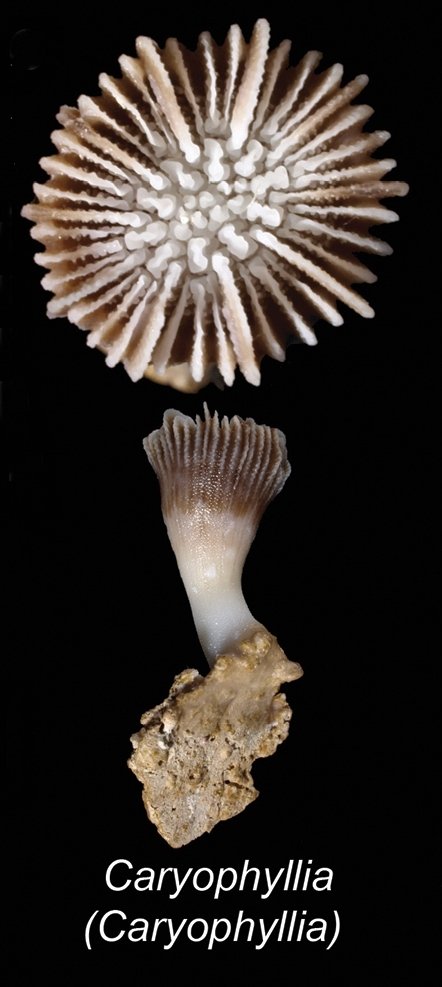
#> input picture datasets/coral_calice_septa_insertion/scleractinian_coral_septa_specimen.jpg, 442 x 987 px
$ python -i build_fleet_dashboard.py   (imports and definitions only)
#> lines starting #> are read from the running program, lines starting #| are printed output that depends on the picture
#!/usr/bin/env python3
"""Build Aristotle's Lagoon — the agent-fleet dashboard as a natural-history catalogue.

Every agent type we have used, and how often, exhibited after the 1913 Thompson
museum edition in this repo: the 1848/1860 Admiralty chart of the Lagoon of
Pyrrha is the chart of the collection, each agent type is represented by a
species already held in the library (real specimen photographs from
datasets/species_gallery/, not plots and not cartoons), and the fleet's
numbers are the accession ledger. Pinned, not swimming.

Sources (repo-recorded usage only — chat-session subagents leave no record here):
  - morphoeval/cloud/dispatches/*.json   cloud dispatch records
      kind=problem_scout (100), kind=problem_fixer (12), slot-* loop builders (2,201)
  - morphoeval/problem_scouts/scout-*.json  returned scout reports (ground x lens)
  - morphoeval/problem_fixers/           fixer queue + result files landed on main
  - morphoeval/runs/telemetry.sqlite     track_loop telemetry for the 12 canonical
      loop roles (steps/actor/model counts over tracked runs)

Output: docs/fleet-dashboard.html. Linked assets: the canonical pipeline plate
(docs/media/morphoeval_pipeline.png), the Thompson 1913 museum plates already in
docs/media/, and the species portraits this script stages into
docs/media/specimens/lagoon_*.jpg (downscaled copies of tracked library photos,
so GitHub Pages — which serves docs/ only — can show them).

Usage: python3 docs/build_fleet_dashboard.py            # HTML
       python3 docs/build_fleet_dashboard.py --pdf      # HTML + docs/fleet-dashboard.pdf
                                                         # (headless Chrome; CHROME_BIN to override)
"""
from __future__ import annotations

import argparse
import collections
import glob
import html
import json
import os
import shutil
import sqlite3
import subprocess
import sys
from pathlib import Path

ROOT = Path(__file__).resolve().parent.parent
DISPATCH_DIR = ROOT / "morphoeval" / "cloud" / "dispatches"
SCOUT_DIR = ROOT / "morphoeval" / "problem_scouts"
FIXER_DIR = ROOT / "morphoeval" / "problem_fixers"
TELEMETRY = ROOT / "morphoeval" / "runs" / "telemetry.sqlite"
OUT = ROOT / "docs" / "fleet-dashboard.html"
OUT_PDF = ROOT / "docs" / "fleet-dashboard.pdf"
SPECIMEN_DIR = ROOT / "docs" / "media" / "specimens"
GALLERY = "datasets/species_gallery"
GH = "https://github.com/fractastical/morpholib/blob/main"
ROMAN = ["I", "II", "III", "IV", "V", "VI", "VII", "VIII", "IX", "X", "XI", "XII",
         "XIII", "XIV", "XV", "XVI", "XVII", "XVIII", "XIX", "XX"]

# --- The lagoon: one library species per agent type -------------------------
# Every image is a tracked specimen photograph from the library (never a plot,
# never a drawing of a swimmer). The curator's note says why the species holds
# that office; most tie back to Aristotle's own notes on the Lagoon of Pyrrha
# (Thompson 1913, pp. 12-14).

# slug -> (latin, common name, source image, curator's note)
ROLE_SPECIES = {
    "scout": ("Hydra vulgaris", "the Hydra", f"{GALLERY}/II_Anaima_Invertebrata/Hydra_vulgaris.jpg",
              "Feels the water with a ring of tentacles before it commits. Tastes OpenAlex, Crossref "
              "and Commons for a paper worth the work. The founding specimen of the collection "
              "(Gierer & Meinhardt 1972, Slot 001)."),
    "paper": ("Pomacanthus imperator", "the Emperor Angelfish", f"{GALLERY}/I_Enaima_Vertebrata/Pomacanthus_imperator.jpg",
              "Reads its own stripes line by line as it grows. Extracts equations, state variables "
              "and parameter regimes from the paper, stripe by stripe (Kondo & Asai 1995)."),
    "source": ("Euplectella aspergillum", "the Glass Sponge", f"{GALLERY}/II_Anaima_Invertebrata/Euplectella_aspergillum.jpg",
               "Aristotle compared the sponges of the landward and seaward faces of Cape Malia. "
               "Filters the sea for real CC-licensed specimens and pins them by SHA-256."),
    "rules": ("Strongylocentrotus purpuratus", "the Purple Sea Urchin", f"{GALLERY}/II_Anaima_Invertebrata/Strongylocentrotus_purpuratus.jpg",
              "Five-part jaw — Aristotle's lantern — one exact structure; at Pyrrha the urchins 'come into "
              "season in the winter time', which he noted as unusual. Pins published equations into "
              "Lean-checked invariants."),
    "script": ("Physarum polycephalum", "the Slime Mould", f"{GALLERY}/IV_Protista_Monera_Mycota/Physarum_polycephalum.jpg",
               "Writes itself as a living network, thickening the tubes that work. Grows the "
               "standalone model script with --self-test (Tero et al. 2010)."),
    "output": ("Danio rerio", "the Zebrafish", f"{GALLERY}/I_Enaima_Vertebrata/Danio_rerio.jpg",
               "Three pigment cell types negotiate every stripe in public. Renders the comparison "
               "figure, animation and metrics where anyone may check them (Nakamasu et al. 2009)."),
    "audit": ("Panthera pardus", "the Leopard", f"{GALLERY}/I_Enaima_Vertebrata/Panthera_pardus.jpg",
              "Examined spot by spot — Murray showed spots become rings exactly where geometry "
              "requires. Dual-assessor scoring of all 7 rubric dimensions; never the builder."),
    "measure": ("Acanthostega gunnari", "the Eight-Fingered Fossil", f"{GALLERY}/I_Enaima_Vertebrata/Acanthostega_gunnari.jpg",
                "Eight digits, counted one by one against the rock. Independently re-hashes and "
                "measures every rendered output against specimen and literature."),
    "build": ("Scleractinia", "the Reef Coral", "datasets/coral_calice_septa_insertion/scleractinian_coral_septa_specimen.jpg",
              "Accretes a skeleton septum by septum until the colony is architecture. Compiles audit "
              "and measurements into TriG nanopublications — claims with a skeleton."),
    "publish": ("Conus textile", "the Textile Cone", "datasets/conus/conus_textile_shell.jpg",
                "Prints its own signed pattern onto its shell, one row at a time. RSA-signs each "
                "nanopublication and verifies it — the shell is the signature."),
    "graph": ("Hydractinia symbiolongicarpus", "the Colonial Hydroid", f"{GALLERY}/II_Anaima_Invertebrata/Hydractinia_symbiolongicarpus.jpg",
              "One animal, many mouths, joined by a stolon network. Records the signed trusty URIs "
              "and ranks the whole colony by SPARQL."),
    "remed": ("Schmidtea mediterranea", "the Planarian", f"{GALLERY}/II_Anaima_Invertebrata/Schmidtea_mediterranea.jpg",
              "Re-grows the missing head, polarity and all. Closes every defect the audit flagged, "
              "re-renders, re-measures, supersedes its own nanopubs. Pass 2 is regeneration, with paperwork."),
}

# Fleet-level agent types (the roster in Section I) get a species too.
FLEET_SPECIES = {
    "Loop builder (slot agent)": ("Nautilus pompilius", "the Chambered Nautilus",
        f"{GALLERY}/II_Anaima_Invertebrata/Nautilus_pompilius.jpg",
        "Builds its shell one sealed chamber at a time, each complete before the next is begun. "
        "One slot agent builds one complete loop."),
    "Problem scout": ("Murex pecten", "the Venus Comb Murex",
        f"{GALLERY}/II_Anaima_Invertebrata/Murex_pecten.jpg",
        "Aristotle recorded 'the big purple Murex shells at Cape Lectum'. A comb of a hundred spines; "
        "the scouts comb a hundred ground × lens cells for what is missing."),
    "Fixer": ("Metacrinus rotundus", "the Sea Lily",
        f"{GALLERY}/II_Anaima_Invertebrata/Metacrinus_rotundus.jpg",
        "A crinoid: loses arms readily and regrows them completely. Repairs one flagged candidate "
        "in an isolated PR."),
    "Orchestrator — Muse Wonder": ("Pecten maximus", "the Great Scallop",
        f"{GALLERY}/II_Anaima_Invertebrata/Pecten_maximus.jpg",
        "Up to two hundred eyes along the mantle edge, watching everything at once. Aristotle noted "
        "the Pyrrha scallops were exterminated by drought and the dredge — a caution for any "
        "conductor. Leaves no dispatch record, hence the weaker evidence grade."),
}

# Heuristic for the synthetic spiral placeholders that stand in for photographs
# in part of datasets/species_gallery/ (the *_turing_wavelength scaffold species):
# smooth gradient, ~2,000 distinct colours, a black label bar. Real photographs
# and micrographs fall well outside this box.
PLACEHOLDER_EDGE_VAR = (480.0, 620.0)
PLACEHOLDER_MAX_COLOURS = 2600


# [18 lines left out: function stage_print_jpeg, not called in this run]


def is_placeholder_image(path: Path) -> bool | None:
    """True if the image looks like a synthetic placeholder, None if undecidable."""
    try:
        import numpy as np
        from PIL import Image, ImageFilter
        im = Image.open(path)
#> im is the input picture: PIL image 442x987 RGB; mean R, G, B 51.4, 45.1, 40.6
        grey = im.convert("L").resize((256, 256))
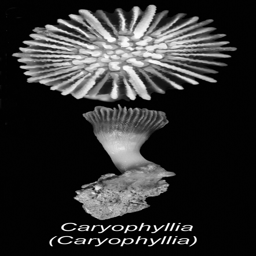
#> grey: PIL image 256x256 L; min 0, max 255, mean 46.5
        edge_var = float(np.asarray(grey.filter(ImageFilter.FIND_EDGES), dtype=float).var())
#> edge_var = 3561.7
        small = im.convert("RGB").resize((128, 128))
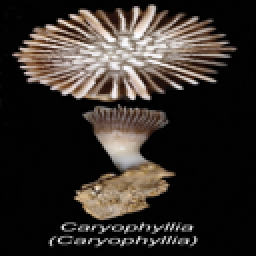
#> small: PIL image 128x128 RGB (shown 2 times larger); mean R, G, B 51.6, 45.3, 40.8
        ncol = len(set(small.getdata()))
#> ncol = 5648
        return PLACEHOLDER_EDGE_VAR[0] < edge_var < PLACEHOLDER_EDGE_VAR[1] and ncol < PLACEHOLDER_MAX_COLOURS
    except Exception:
        return None


# [5 lines left out: function gallery_placeholder_census, not called in this run]

# Plates on deposit from the museum-illustrated Thompson (1913) edition.
# accession, image (under docs/), title, source, label
MUSEUM_PLATES = [
    ("Accession 1913.1 — Plate II", "media/thompson_1913_fig2_lesbos_pyrrha_lagoon.png",
     "Insula Nobilis et Amoena — Lesbos & the Lagoon of Pyrrha",
     "Admiralty Chart No. 1665 (surveyed 1832–1849) with museum specimens",
     "The chart of record for this collection. Port Kalloni, centre-left, is the ancient Lagoon of "
     "Pyrrha where Aristotle made the first field notes in this catalogue, c. 345 BC: starfish a pest, "
     "scallops dredged out, sea-urchins in season in winter, no octopus of either kind."),
    ("Plate XVII", "media/verany_1851_argonauta_plate17.jpg", "Argonauta argo Linné",
     "Vérany, Céphalopodes (1851), Pl. 17 — del. ex vivo",
     "Exhibited with intent: an absence, carefully noted, is also a specimen."),
    ("Fig. 10–15", "media/malpighi_1687_pulli_in_ovo_plate.jpg", "De pulli in ovo — the chick in the egg",
     "Malpighi (1687), Tom. II, p. 56",
     "Development drawn figure by figure, letter by letter. Every loop still files its evidence this way."),
    ("Taf. III", "media/muller_1842_mustelus_placenta_taf3.jpg", "Mustelus laevis — the yolk-sac placenta",
     "Johannes Müller (1842), Taf. III",
     "Aristotle described it; for two thousand years it was thought an error, until Müller dissected it. "
     "Patron specimen for trusting careful observation over received opinion."),
    ("Pl. 3", "media/turpin_1837_urpflanze_plate.jpg", "Végétal type, idéal, appendiculé — the Urpflanze",
     "Turpin (1837), after Goethe",
     "Hung as a standing instruction: exhibit types, reserve judgement on descent until the morphology is in hand."),
]

# What each office leaves in the tree (counted at build time).
STEP_ARTIFACTS = {
    "scout": ("scout manifests", "datasets/*/scout_manifest.json"),
    "paper": ("reference dossiers", "datasets/*/*_reference.json"),
    "source": ("citation ledgers", "datasets/*/paper_citations.bib"),
    "rules": ("Lean loop files", "morphoeval/lean/loops/*.lean"),
    "script": ("model scripts", "models/*.py"),
    "output": ("comparison figures", "docs/media/*_comparison.png"),
    "audit": ("audits, all passes", "morphoeval/audits/*.yaml"),
    "measure": ("measurement sidecars", "morphoeval/audits/*.measurements.yaml"),
    "build": ("knowledge-graph reports", "morphoeval/kg/*/REPORT.md"),
    "publish": ("signed TriG nanopublications", "morphoeval/kg/*/signed/*.trig"),
    "graph": ("published graph bundles", "morphoeval/kg/*/published.json"),
    "remed": ("telemetry run logs", "morphoeval/runs/*.md"),
}


def count(pattern: str) -> int:
    return len(glob.glob(str(ROOT / pattern)))


# [33 lines left out: functions stage_specimen, load_jsons, not called in this run]


# Plain-English names for every hat in the fleet. The technical slug/record name
# always travels next to the simple name so the two can never drift apart.
SIMPLE_ROLE_NAMES = {
    "scout": "Science scout",      # step 1: finds a paper worth reproducing
    "paper": "Paper extractor",    # step 2: pulls the formal model out of it
    "source": "Source curator",    # step 3: vendors + SHA-locks the records
    "rules": "Rule pinner",        # step 4: prose -> exact rules
    "script": "Script builder",    # step 5: writes the model program
    "output": "Renderer",          # step 6: comparison figure/animation
    "audit": "Assessor",           # step 7: independent judge (different model)
    "measure": "Measurer",         # step 8: fingerprints the outputs
    "build": "KG builder",         # step 9: emits the nanopublications
    "publish": "Publisher",        # step 10: signs + publishes them
    "graph": "Record keeper",      # step 11: public record & report
    "remed": "Remediator",         # step 12: fixes what the Assessor found
}


# [17 lines left out: function simple_actor_name, not called in this run]


def bar(pct: float, color: str = "#7a5c2e") -> str:
    return (f'<div class="bar"><div class="fill" '
            f'style="width:{max(0.0, min(100.0, pct)):.1f}%;background:{color}"></div></div>')


# [175 lines left out: function census, not called in this run]


# Detector thresholds: a flag fires when recorded evidence crosses these lines.
FLAG_SELF_AUDIT_GAP = 20.0      # points between a self-score and the referee score
FLAG_PASS_GAP_MEAN = 15.0       # mean pass1->pass2 jump across all slots
FLAG_PASS3_DROP = -10.0         # pass-3 re-audit regression
FLAG_STUB_SHARE = 0.50          # placeholder share of the Lean corpus
FLAG_MODEL_CONCENTRATION = 0.80  # one model building >= this share of tracked loops


# [579 lines left out: functions detect_red_flags, main, not called in this run]


CHROME_CANDIDATES = [
    "/Applications/Google Chrome.app/Contents/MacOS/Google Chrome",
    "/Applications/Chromium.app/Contents/MacOS/Chromium",
    "google-chrome", "google-chrome-stable", "chromium", "chromium-browser", "chrome",
]


# [28 lines left out: functions find_chrome, print_pdf, not called in this run]


# [8 lines not run here, left out]

>>> result = is_placeholder_image('../datasets/coral_calice_septa_insertion/scleractinian_coral_septa_specimen.jpg')
#> result = False
